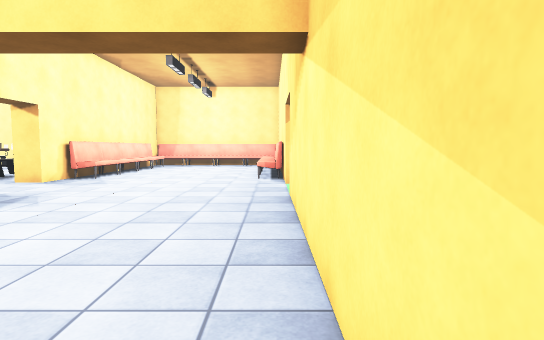
[1] (above)

22 first-person views from a walk through a scene from a Unity 3-D project. The camera is 1.3 m above the floor, tilts 4° down and sees 80° across. The floor is counted in squares, 1 m on a side. Each view is taken from the middle of a square. On the plan, view 1 faces up. The plan holds only what a view shows up to about 14 squares ahead; the rest is blank. The place goes on beyond the plan. The player is left out. Some surface patterns are stand-ins.

[2]
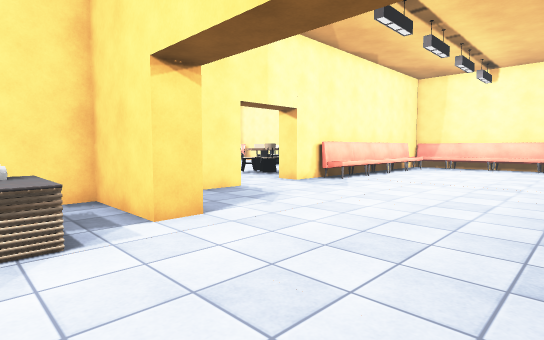

[3]
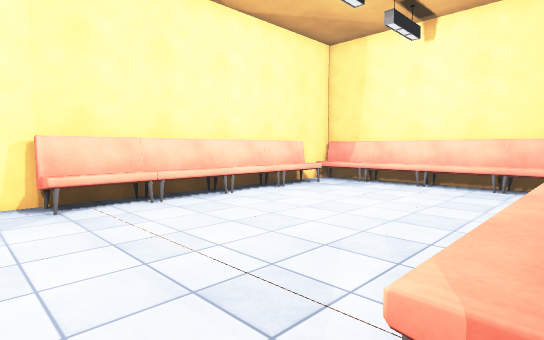

[4]
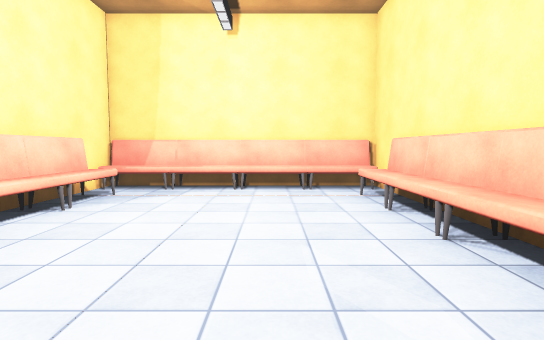

[5]
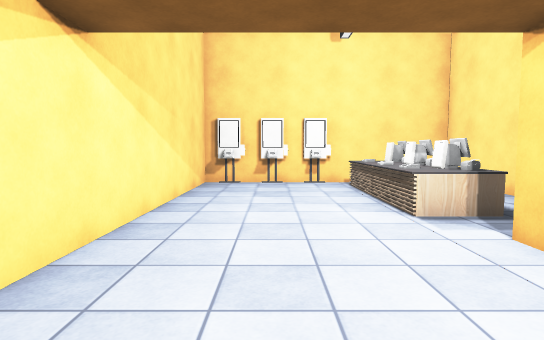

[6]
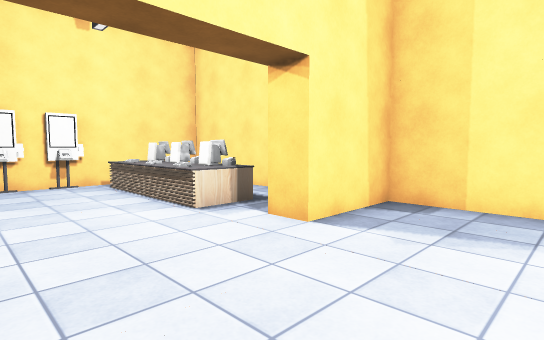

[7]
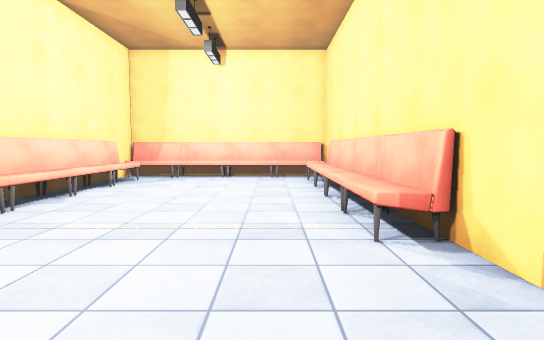

[8]
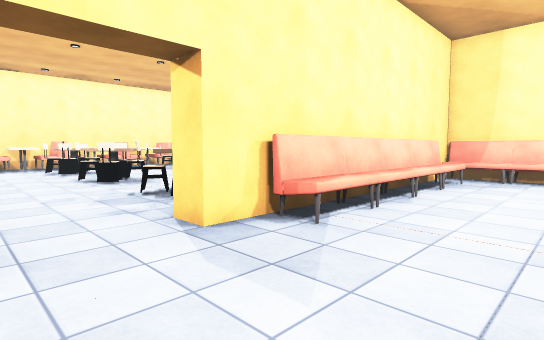

[9]
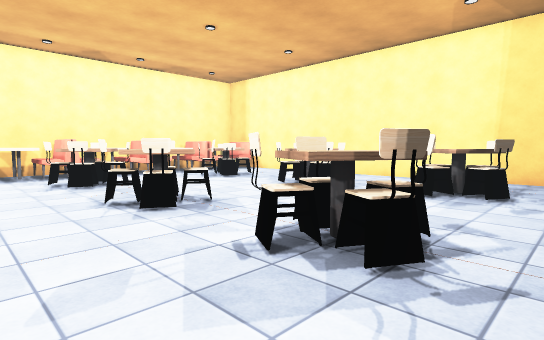

[10]
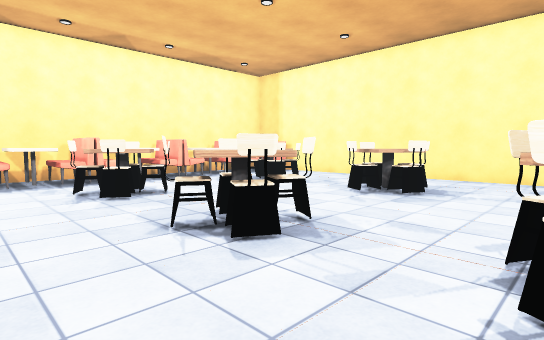

[11]
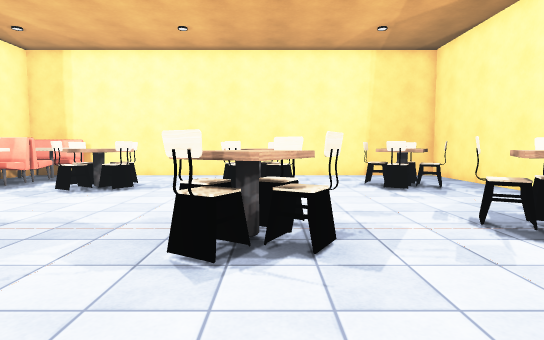

[12]
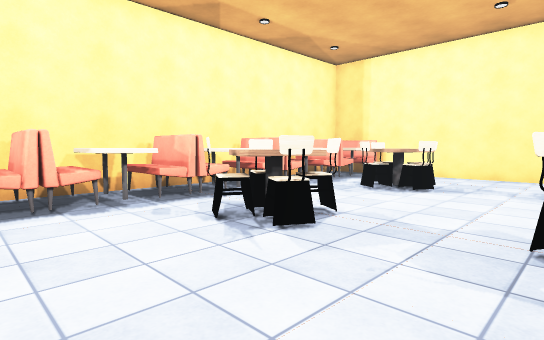

[13]
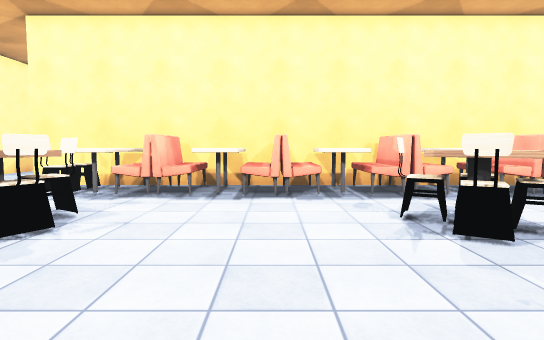

[14]
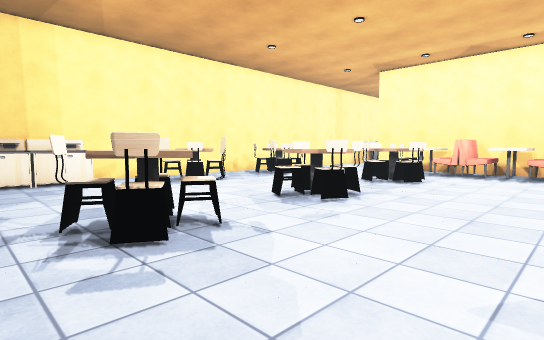

[15]
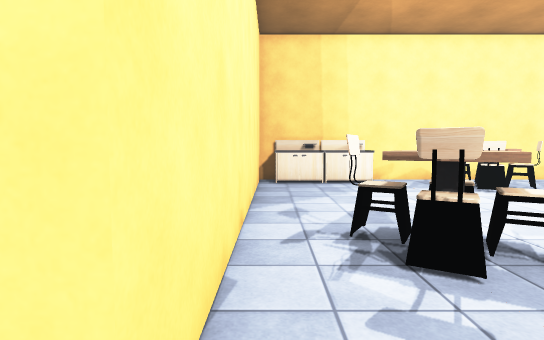

[16]
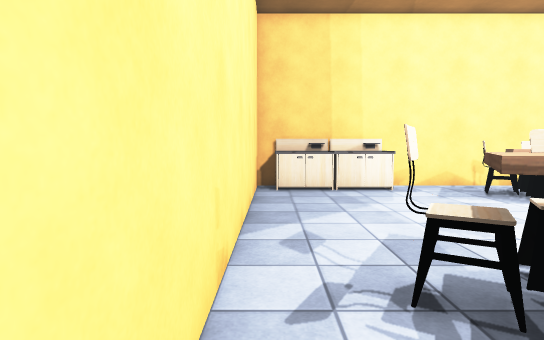

[17]
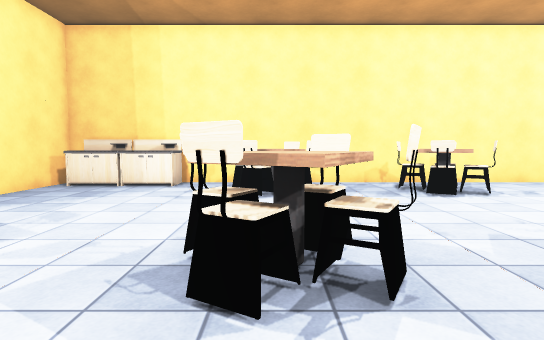

[18]
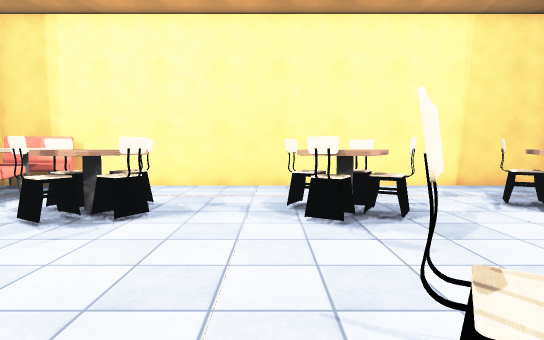

[19]
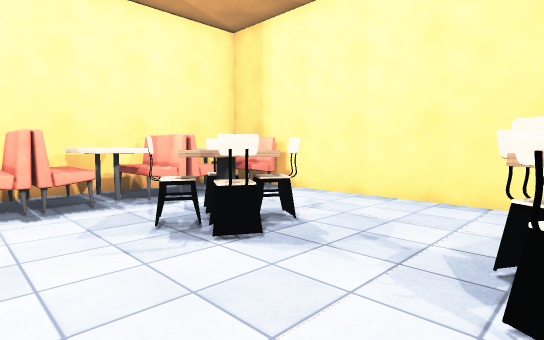

[20]
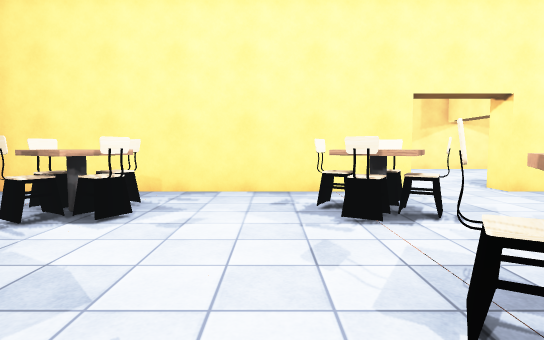

[21]
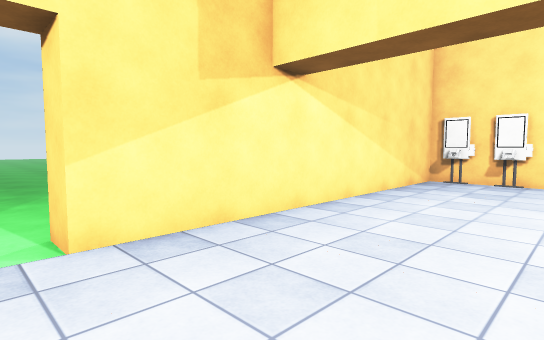

[22]
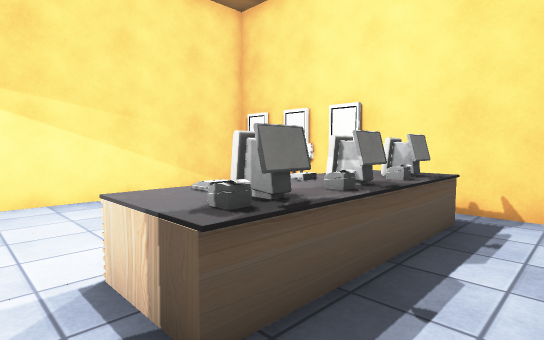

### Floor plan
Points are (right, up) in squares from view 1. A wall is a line through its corners. A room is listed if a view was taken in it or the views show most of it. See-through windows are left out.
Room 1 (views 1, 2, 3, 4, 5, 6, 7, 8, 21, 22)
walls: (0.5, 11.9) (0.5, 24.1) (-8.5, 24.1) (-8.5, 11.9) (-9.5, 11.9); (-9.5, 9) (-8.5, 9) (-8.5, 5.5) (-5.4, 5.5) (-5.4, 4.5) (-8.5, 4.5) (-8.5, -3) (-2.4, -3); (-1.6, -3) (0.5, -3) (0.5, 9)
ways out: opening at (-9, 10.5) to room 2; opening at (1, 10.5)
objects: other object (-8, 13) to (-7, 15); other object (-8, 16) to (-7, 18); other object (-8, 18) to (-7, 20); other object (-8, 21) to (-7, 22); other object (-8, 23) to (-7, 24); other object (-6, -2) to (-5, 3); other object (-6, 23) to (-5, 24); other object (-4, 23) to (-3, 24); other object (-2, 23) to (0, 24); other object (-1, 13) to (0, 15); other object (-1, 16) to (0, 18); other object (-1, 18) to (0, 20); other object (-1, 21) to (0, 22)
Room 2 (views 9, 10, 11, 12, 13, 14, 15, 16, 17, 18, 19, 20)
walls: (-9.5, 11.9) (-9.5, 24.1) (-28.2, 24.1) (-28.2, 1.8); (-27.1, -3) (-9.5, -3) (-9.5, 9)
ways out: opening at (-9, 10.5) to room 1
objects: other object (-27, 4); other object (-27, 5) to (-25, 5); other object (-27, 6) to (-26, 7); other object (-27, 8) to (-26, 8); other object (-27, 9) to (-26, 10); other object (-27, 11) to (-26, 11); other object (-27, 12) to (-25, 12); other object (-27, 13) to (-26, 14); other object (-27, 15) to (-26, 15); other object (-27, 16) to (-26, 17); other object (-27, 18) to (-26, 18); other object (-27, 19) to (-26, 20); other object (-27, 21) to (-26, 21); other object (-27, 22) to (-25, 22); other object (-27, 23) to (-26, 23); other object (-26, 4); other object (-25, 8) to (-25, 9); other object (-25, 15) to (-25, 16); other object (-25, 19); other object (-24, 20) to (-23, 20); other object (-23, -2) to (-22, -1); other object (-23, 0); other object (-23, 4) to (-23, 5); other object (-23, 6); other object (-23, 12) to (-23, 13); other object (-23, 14); other object (-23, 18) to (-23, 19); other object (-22, 0) to (-21, 1); other object (-22, 5) to (-21, 5); other object (-22, 6) to (-21, 7); other object (-22, 13) to (-21, 13); other object (-22, 14) to (-22, 15); other object (-22, 19) to (-21, 19); other object (-22, 20) to (-22, 21); other object (-21, -1); other object (-19, 20) to (-18, 20); other object (-18, -1) to (-17, -1); other object (-18, 0); other object (-18, 4) to (-18, 5); other object (-18, 6); other object (-18, 12) to (-18, 13); other object (-18, 14); other object (-18, 18) to (-18, 19); other object (-17, 0) to (-16, 1); other object (-17, 5) to (-16, 5); other object (-17, 6) to (-16, 7); other object (-17, 13) to (-16, 13); other object (-17, 14) to (-17, 15); other object (-17, 19) to (-16, 19); other object (-17, 20) to (-17, 21); other object (-16, -1); other object (-16, 14); other object (-14, -2) to (-13, -2); other object (-14, 14) to (-13, 15); other object (-14, 20) to (-13, 21); other object (-13, 5); other object (-13, 6) to (-13, 7); other object (-13, 13); other object (-13, 19); other object (-12, -2) to (-10, -2); other object (-12, 5) to (-11, 6); other object (-12, 6); other object (-12, 7); other object (-12, 13) to (-12, 14); other object (-12, 15); other object (-12, 19) to (-12, 20); other object (-12, 21)

Where each view was taken, in squares from view 1:
view 1: 0 up, 0 right, facing up
view 2: 2 up, 0 right, facing up-left
view 3: 12 up, 0 right, facing up-left
view 4: 13 up, 3 left, facing up
view 5: 9 up, 2 left, facing down
view 6: 9 up, 1 left, facing down-left
view 7: 9 up, 2 left, facing up
view 8: 9 up, 4 left, facing up-left
view 9: 10 up, 10 left, facing up-left
view 10: 10 up, 13 left, facing up-left
view 11: 9 up, 17 left, facing up
view 12: 9 up, 18 left, facing up-left
view 13: 10 up, 17 left, facing left
view 14: 11 up, 10 left, facing down-left
view 15: 10 up, 10 left, facing down
view 16: 8 up, 10 left, facing down
view 17: 9 up, 17 left, facing down
view 18: 13 up, 19 left, facing up
view 19: 16 up, 18 left, facing up-left
view 20: 16 up, 19 left, facing right
view 21: 10 up, 4 left, facing down-right
view 22: 4 up, 8 left, facing down-right
